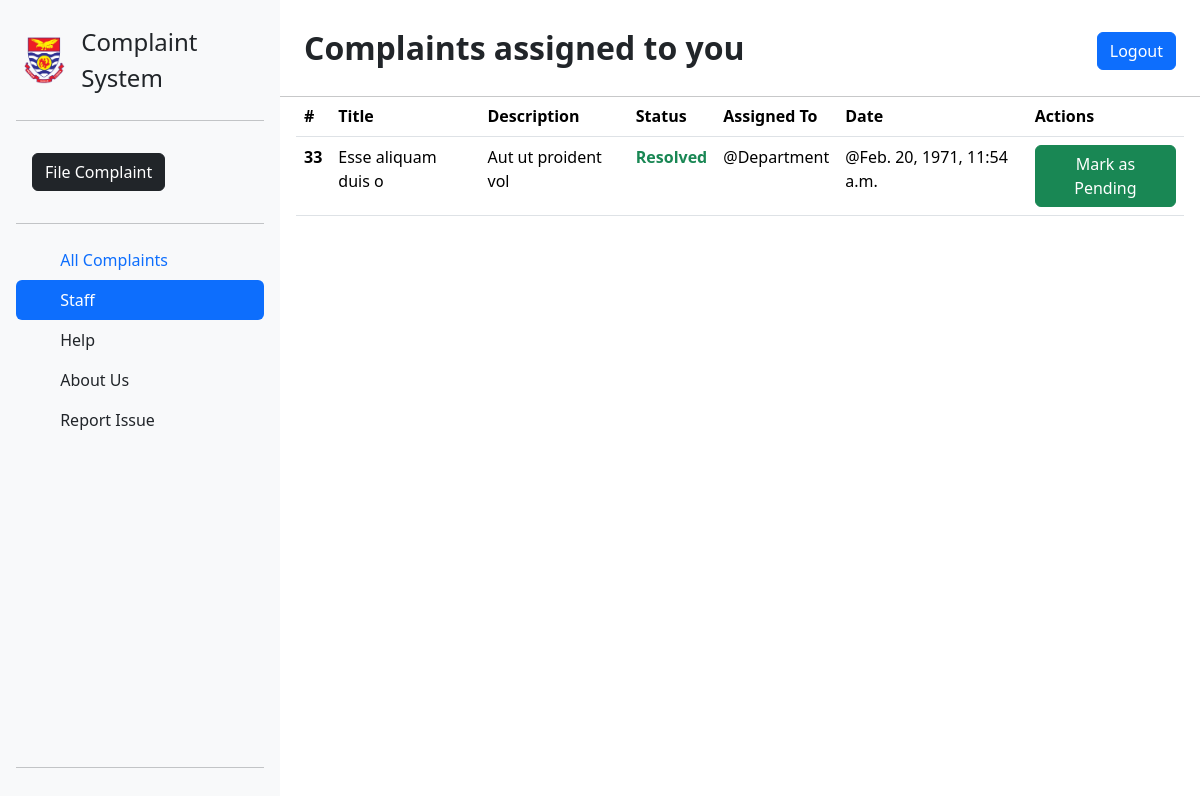
/staff/ (signed in), run on the app's committed database.
### portal/models.py (models this page shows)
class Complaint(models.Model):
    complaint_id = models.AutoField(primary_key=True)
    title = models.CharField(max_length=200)
    discription = models.CharField(max_length=200)
    status = models.CharField(max_length=100, null = True)
    faculty = models.CharField(max_length=200)
    pub_date = models.DateTimeField('Date Published')

### portal/views.py (the view)
# urls.py: path('staff/', views.staff, name='staff'),
def staff(request):
    user_id = request.session.get('user_id')
    if user_id:
        items = Complaint.objects.filter(faculty=user_id).values()
        return render(request, 'staff.html', {'complaints': items})
    else:
        return redirect('login')

### portal/templates/staff.html (shortened to what this page needs)
{% extends 'base.html' %}
{% block title %} Complaints assigned to you {% endblock %}
{% block content %}
<div class="p-3">
    <table class="table">
        <thead>
          <tr>
            <th scope="col">#</th>
            <th scope="col">Title</th>
            <th scope="col">Description</th>
            <th scope="col">Status</th>
            <th scope="col">Assigned To</th>
            <th scope="col">Date</th>
            <th scope="col">Actions</th>
          </tr>
        </thead>
        <tbody>
            {% for complaint in complaints %}
          <tr>
            <th scope="row">{{ complaint.complaint_id }}</th>
            <td>{{ complaint.title }}</td>
            <td>{{ complaint.discription }}</td>
            <td class="fw-semibold {% if complaint.status != 'Resolved' %} text-danger {% else %} text-success  {% endif %}">{{ complaint.status }}</td>
            <td>@{{ complaint.faculty }}</td>
            <td>@{{ complaint.pub_date }}</td>
            <td>
                <form method="post" action="{% url 'resolve_complaint' complaint.complaint_id %}">
                    <button type="submit" class="btn {% if complaint.status != 'Resolved' %} btn-danger {% else %} btn-success  {% endif %}">{% if complaint.status != 'Resolved' %} Mark as Resolved {% else %} Mark as Pending  {% endif %}</button>
                </form>
            </td>
          </tr>
          {% endfor %}
        </tbody>
      </table>
</div>
{% load static %}
{% endblock %}

### data on the page
Complaint: complaint_id "33", title "Esse aliquam duis o", discription "Aut ut proident vol", status "Resolved", faculty "Department", pub_date "Feb. 20, 1971, 11:54 a.m.", shows "Mark as Pending"
